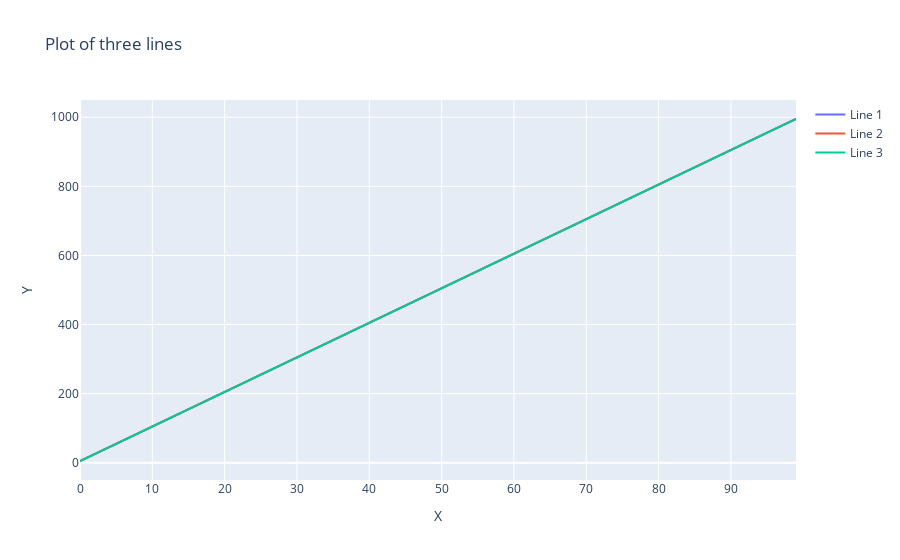

Notebook cell for this chart:
### Code cell
fig = go.Figure(data=data,layout=layout)
pyo.iplot(fig)
